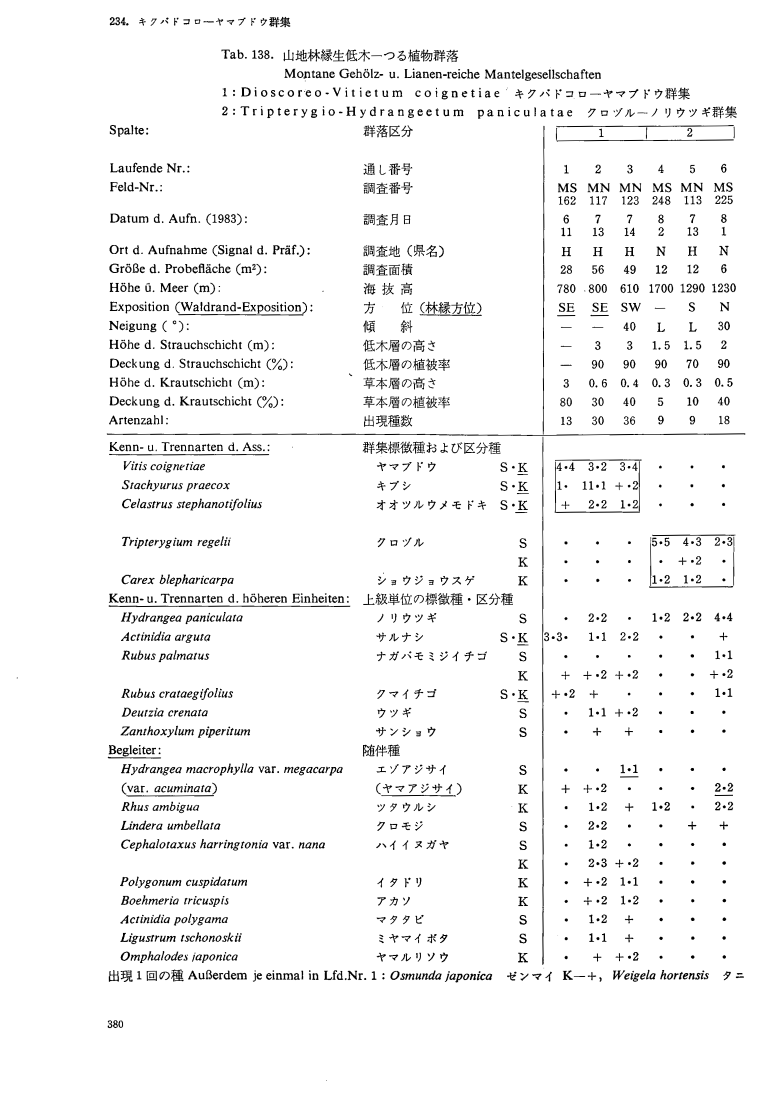
#> input picture examples/sample.jpg, 2286 x 3293 px (shown at 1/3 size)
$ python pages.py ../../../../examples/sample.jpg --out out.png
#> lines starting #> are read from the running program, lines starting #| are printed output that depends on the picture
### .claude/skills/vegtable-to-csv-by-ai/scripts/crop.py
"""ページ画像の一部を切り出し，原寸の座標の目盛りを付けて保存する．

    # 読むための画像 (目盛り付き．縦 2 x 横 1 のタイルに分ける)
    python scripts/crop.py <ページ.png> --box X0 Y0 X1 Y1 --tiles 2x1 --out <置き場>

    # 表を 1 枚の画像として切り出す (折り込みの切り分け．目盛りなし・原寸)
    python scripts/crop.py <ページ.png> --box X0 Y0 X1 Y1 --raw --name tab12 --out <置き場>
    python scripts/crop.py <ページ.png> --raw --rotate 90 --name tab12 --out <置き場>   # 横倒しを起こす

- 座標はすべて**原寸の px** (見渡し画像や目盛りに書いてある数字)．`--box` を省くと全体．
  見渡しから目で読んだ座標はずれるので，`--box` は既定で上下左右に 80 px 広げて切る (`--pad`)．
- 目盛り付きの画像は，上下左右の余白に原寸の x・y を書く．**別のタイルの同じ行は，
  y の目盛りで対応を取る** (横に分けたタイルで，種名と値を結ぶのに使う)．
- `--max` は保存する画像の長辺 (既定 1800 px)．読み手はこれより大きい画像を縮めるので，
  大きくしても字は大きくならない．字を大きくしたいときは `--box` を小さくするか，タイルを増やす．
- 表示の縮小率 (保存した画像の px / 原寸の px) を必ず表示する．**0.6 を下回ったら，
  `・` と `+`，`1` と `I` の見分けが怪しくなる**ので，もっと細かく切る．
- `--rotate` は反時計回りの角度 (90・180・270)．`--raw` と組み合わせて使う．
"""
import argparse
import os
import sys

from PIL import Image, ImageDraw, ImageFont

Image.MAX_IMAGE_PIXELS = None

MARGIN_X, MARGIN_Y = 64, 28


def _font(size):
    for name in ('arial.ttf', 'DejaVuSans.ttf'):
        try:
            return ImageFont.truetype(name, size)
        except OSError:
            pass
    return ImageFont.load_default(size=size)


def _step(scale):
    """表示で 40 px 以上あく，きりのよい原寸の刻み"""
    for s in (10, 20, 25, 50, 100, 200, 250, 500, 1000, 2000):
        if s * scale >= 40:
            return s
    return 5000


def ruled(im, box, maxside=1800, grid=False):
    """box を切り出して縮め，余白に原寸の目盛りを書いた画像と縮小率を返す"""
    x0, y0, x1, y1 = box
    part = im.crop(box).convert('RGB')
    scale = min(1.0, (maxside - 2 * MARGIN_X) / max(part.width, part.height))
    w, h = max(1, round(part.width * scale)), max(1, round(part.height * scale))
    part = part.resize((w, h), Image.LANCZOS)
    out = Image.new('RGB', (w + 2 * MARGIN_X, h + 2 * MARGIN_Y), 'white')
    out.paste(part, (MARGIN_X, MARGIN_Y))
    d = ImageDraw.Draw(out)
    f = _font(15)
    step = _step(scale)
    col = (200, 0, 0)
    for y in range((y0 // step + 1) * step, y1, step):
        yy = MARGIN_Y + round((y - y0) * scale)
        d.line([(MARGIN_X - 8, yy), (MARGIN_X - 1, yy)], fill=col)
        d.line([(MARGIN_X + w, yy), (MARGIN_X + w + 7, yy)], fill=col)
        d.text((2, yy - 8), str(y), fill=col, font=f)
        d.text((MARGIN_X + w + 9, yy - 8), str(y), fill=col, font=f)
        if grid:
            d.line([(MARGIN_X, yy), (MARGIN_X + w, yy)], fill=(170, 210, 255))
    for x in range((x0 // step + 1) * step, x1, step):
        xx = MARGIN_X + round((x - x0) * scale)
        d.line([(xx, MARGIN_Y - 8), (xx, MARGIN_Y - 1)], fill=col)
        d.line([(xx, MARGIN_Y + h), (xx, MARGIN_Y + h + 7)], fill=col)
        d.text((xx - 14, 2), str(x), fill=col, font=f)
        d.text((xx - 14, MARGIN_Y + h + 9), str(x), fill=col, font=f)
        if grid:
            d.line([(xx, MARGIN_Y), (xx, MARGIN_Y + h)], fill=(170, 210, 255))
    return out, scale


# [59 lines left out: functions tiles, main, not called in this run]


# [2 lines that do not run on import are left out]

### .claude/skills/vegtable-to-csv-by-ai/scripts/pages.py
"""組成表の入力 (PDF・PNG・JPG) を，1 ページ 1 枚の PNG にそろえる．

    python scripts/pages.py <入力> [<入力> ...] --out <作業ディレクトリ>

- PDF は 1 ページずつ書き出す．ページが 1 枚のスキャン画像だけなら，
  その画像を**原寸のまま**取り出す (描画し直すと解像度が変わるため)．
  それ以外は 300 dpi で描画する．
- PNG・JPG はそのまま写す (EXIF の向きは直す)．
- 書き出した各ページについて，全体を見渡すための縮小画像
  (`<名前>_overview.png`．目盛りの数字は原寸の px) も作る．
- 最後に，ページの一覧 (名前・幅・高さ・縮小率) を表示し，`pages.tsv` に書く．
"""
import argparse
import io
import os
import sys

from PIL import Image, ImageOps

sys.path.insert(0, os.path.dirname(os.path.abspath(__file__)))
from crop import ruled  # noqa: E402

Image.MAX_IMAGE_PIXELS = None               # A0 の折り込みは 1 億画素を超える


def pdf_pages(path):
    import pymupdf
    doc = pymupdf.open(path)
    for i, page in enumerate(doc, 1):
        imgs = page.get_images(full=True)
        im = None
        if len(imgs) == 1:
            info = doc.extract_image(imgs[0][0])
            try:
                im = Image.open(io.BytesIO(info['image']))
                im.load()
            except Exception:
                im = None
        if im is None:
            pix = page.get_pixmap(dpi=300)
            im = Image.frombytes('RGB', (pix.width, pix.height), pix.samples)
        yield i, im


def main(argv=None):
    sys.stdout.reconfigure(encoding='utf-8', errors='replace')
    ap = argparse.ArgumentParser(description=__doc__.splitlines()[0])
    ap.add_argument('inputs', nargs='+')
    ap.add_argument('--out', required=True, help='作業ディレクトリ')
    ap.add_argument('--overview', type=int, default=1800,
                    help='見渡し画像の長辺 (px．既定 1800)')
    a = ap.parse_args(argv)
    os.makedirs(a.out, exist_ok=True)
    rows = []
    for src in a.inputs:
        base = os.path.splitext(os.path.basename(src))[0]
        if src.lower().endswith('.pdf'):
            ims = [im for _, im in pdf_pages(src)]
            items = ([(base, ims[0])] if len(ims) == 1 else
                     [(f'{base}_p{i:02d}', im) for i, im in enumerate(ims, 1)])
        else:
            items = [(base, ImageOps.exif_transpose(Image.open(src)))]
        for name, im in items:
            if im.mode not in ('RGB', 'L'):
                im = im.convert('RGB')
            path = os.path.join(a.out, name + '.png')
            im.save(path)
            ov, scale = ruled(im, (0, 0, im.width, im.height), a.overview)
            ov.save(os.path.join(a.out, name + '_overview.png'))
            rows.append((name, im.width, im.height, scale))
#> this loop made 1 pass
#> pass 1, in ruled, `part = part.resize((w, h), Image.LANCZOS)`:
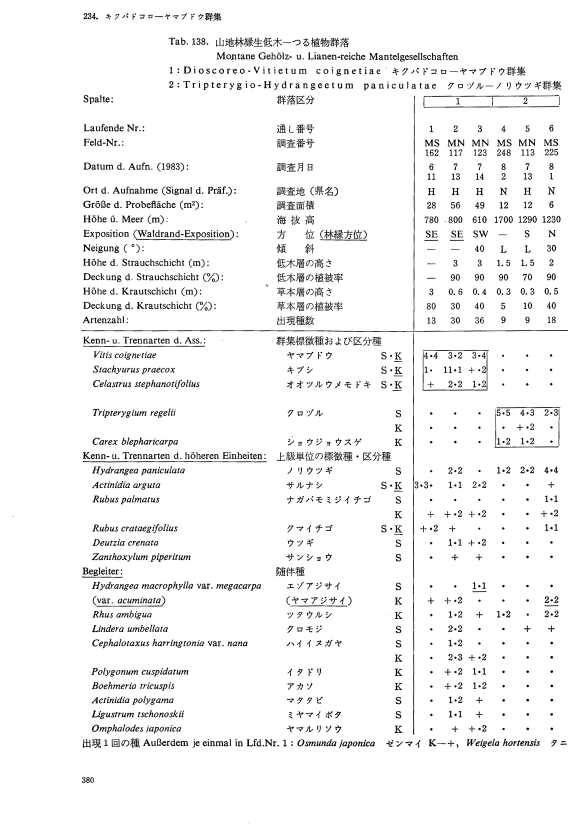
#> part: PIL image 1161x1672 RGB (shown at 1/2 size); min 0, max 255, mean 244.4
#> pass 1, in main, `ov, scale = ruled(im, (0, 0, im.width, im.height), a.overview)`:
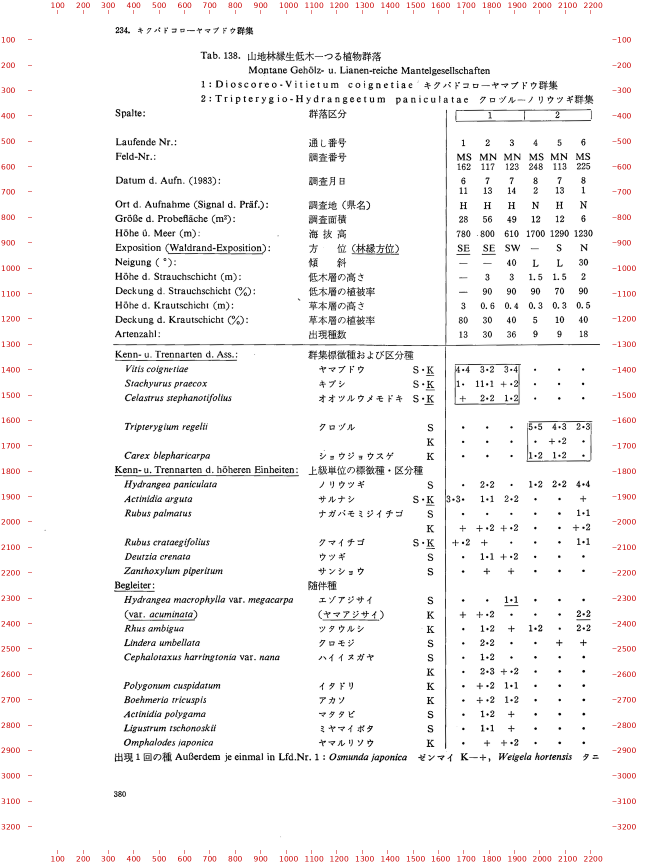
#> ov: PIL image 1289x1728 RGB (shown at 1/2 size); mean R, G, B 245.4, 244.2, 244.2
#> after the loop, rows = [('sample', 2286, 3293, 0.508)]
    with open(os.path.join(a.out, 'pages.tsv'), 'w', encoding='utf-8') as f:
        f.write('page\twidth\theight\toverview_scale\n')
        for r in rows:
            f.write('%s\t%d\t%d\t%.3f\n' % r)
#> this loop made 1 pass
    for name, w, h, s in rows:
        print(f'{name}: {w} x {h} px  (見渡しの縮小率 {s:.3f})')
#> this loop made 1 pass
#| sample: 2286 x 3293 px  (見渡しの縮小率 0.508)


if __name__ == '__main__':
    main()
